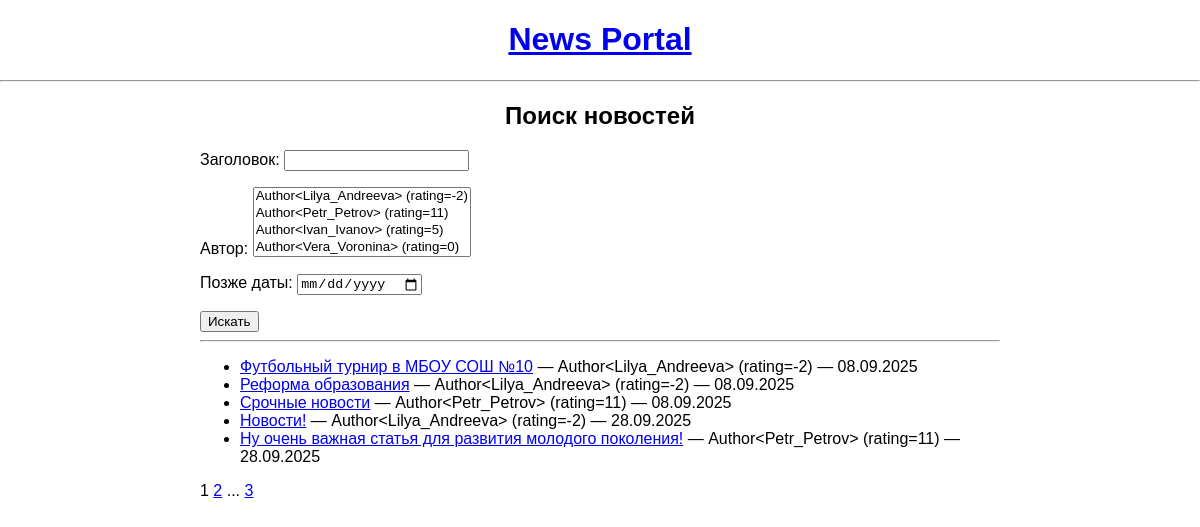
The app's page /news/search/ with its own data.
### news/models.py (models this page shows, shortened)
class Post (models.Model):
    class Type (models.TextChoices):
        ARTICLE = 'AR', 'Статья'
        NEWS = 'NW', 'Новость'
    name = models.CharField(max_length=100)
    author = models.ForeignKey('Author', on_delete=models.CASCADE, related_name='posts')
    type = models.CharField(max_length=2, choices=Type.choices)
    created_at = models.DateTimeField(auto_now_add=True)
    categories = models.ManyToManyField('Category', through='PostCategory', related_name='posts')
    title = models.CharField(max_length=255)
    text = models.TextField()
    rating = models.IntegerField(default=0)

class Author (models.Model):
    user = models.OneToOneField(User, on_delete=models.CASCADE, related_name='author')
    rating = models.IntegerField(default=0)
    def __str__(self):
        return f"Author<{self.user.username}> (rating={self.rating})"

### news/views.py (the view)
# urls.py: path('search/', PostSearch.as_view(), name='news_search'),
class PostSearch(ListView):
    model = Post
    template_name = 'flatpages/news_search.html'
    context_object_name = 'posts'
    paginate_by = 5
    def get_queryset(self):
        queryset = super().get_queryset()
        self.filterset = PostFilter(self.request.GET, queryset)
        return self.filterset.qs
    def get_context_data(self, **kwargs):
        context = super().get_context_data(**kwargs)
        context['filterset'] = self.filterset
        return context

### templates/flatpages/news_search.html (shortened to what this page needs)
{% extends "flatpages/default.html" %}
{% block content %}
<h2>Поиск новостей</h2>
<form method="get">
    {{ filterset.form.as_p }}
    <button type="submit">Искать</button>
</form>
<hr>
<ul>
    {% for post in posts %}
        <li>
            <a href="{% url 'news_detail' post.pk %}">{{ post.title }}</a>
            — {{ post.author }}
            — {{ post.created_at|date:"d.m.Y" }}
        </li>
    {% empty %}
        <li>Ничего не найдено.</li>
    {% endfor %}
</ul>
{{ page_obj.number }}
{% if page_obj.has_next %}
    <a href="?page={{ page_obj.next_page_number }}">{{ page_obj.next_page_number }}</a>
    {% if paginator.num_pages != page_obj.next_page_number %}
        ...
        <a href="?page={{ page_obj.paginator.num_pages }}">{{ page_obj.paginator.num_pages }}</a>
    {% endif %}
{% endif %}
{% endblock %}

### templates/flatpages/default.html (style rules this page uses)
body { margin: 0; font-family: Arial, sans-serif; text-align: center; }
h1, h2, h3 { text-align: center; }

### records on screen
Post: title "Футбольный турнир в МБОУ СОШ №10", author "Author<Lilya_Andreeva> (rating=-2)", created_at "08.09.2025"
Post: title "Реформа образования", author "Author<Lilya_Andreeva> (rating=-2)", created_at "08.09.2025"
Post: title "Срочные новости", author "Author<Petr_Petrov> (rating=11)", created_at "08.09.2025"
Post: title "Новости!", author "Author<Lilya_Andreeva> (rating=-2)", created_at "28.09.2025"
Post: title "Ну очень важная статья для развития молодого поколения!", author "Author<Petr_Petrov> (rating=11)", created_at "28.09.2025"

### other values on screen
{{ page_obj.number }} "1"
{{ page_obj.next_page_number }} "2"
{{ page_obj.paginator.num_pages }} "3"
